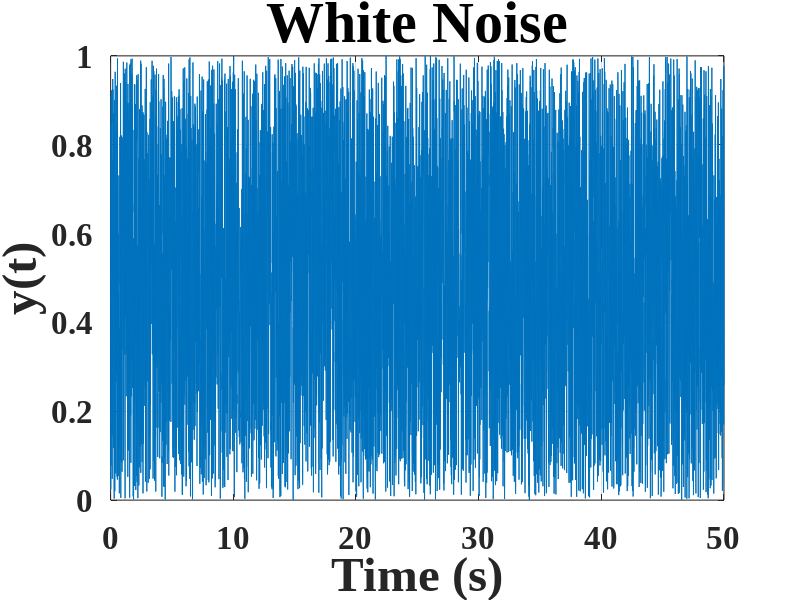
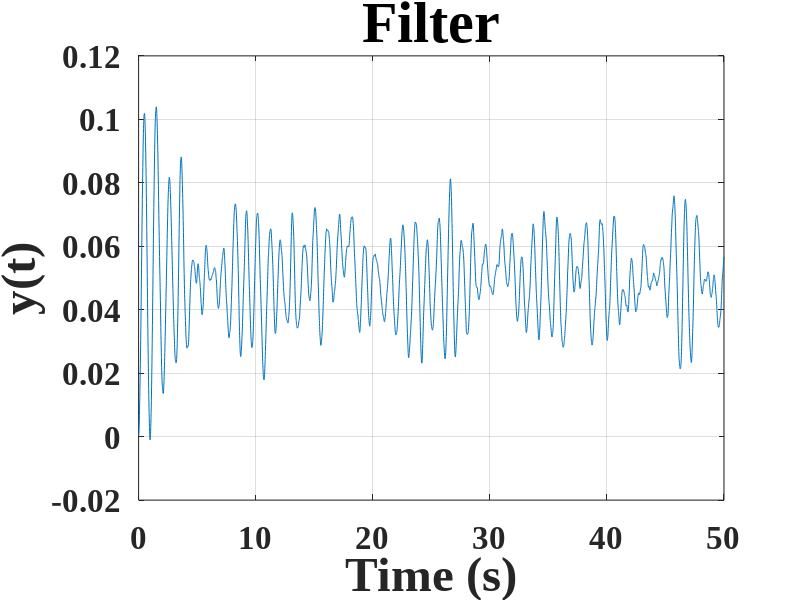
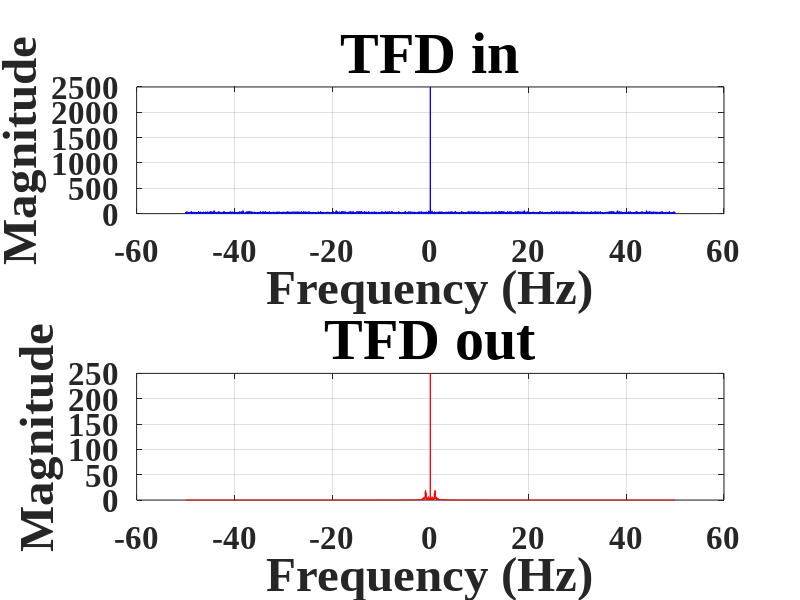

Here is the MATLAB script that generated these plots, in order:
% 4.1
figure(1);

Ts=0.01;
T=50;
t=0:Ts:T;
x1=rand(1,length(t));

plot(t,x1);
set(gca, 'FontName', 'Times New Roman', 'FontWeight', 'bold', 'FontSize', 24);
set(gca, 'XGrid', 'on');
set(gca, 'YGrid', 'on');
title('White Noise', 'FontSize', 42);
xlabel('Time (s)', 'FontSize', 35);
ylabel('y(t)', 'FontSize', 35);

% 4.2
figure(2);

a=0;
b=0;
om0=2*pi;
dz=0.05;
A=1;
oms=om0*Ts;
a(1)=1+2*dz*oms+oms^2;
a(2)=-2*(1+dz*oms);
a(3)=1;
b(1)=A*2*dz*oms^2;
y1=filter(b,a,x1);

plot(t,y1);
set(gca, 'FontName', 'Times New Roman', 'FontWeight', 'bold', 'FontSize', 24);
set(gca, 'XGrid', 'on');
set(gca, 'YGrid', 'on');
title('Filter', 'FontSize', 42);
xlabel('Time (s)', 'FontSize', 35);
ylabel('y(t)', 'FontSize', 35);

% 4.3
figure(3);

df = 1 / T;
Fmax = 1 / Ts;
f = -Fmax / 2:df:Fmax / 2;
Fu1 = fft(x1);
Fu2 = fft(y1);
Fu1p = fftshift(Fu1);
Fu2p = fftshift(Fu2);
m = abs(Fu1p);
m1 = abs(Fu2p);

subplot(2, 1, 1);
plot(f, m, 'b');
set(gca, 'FontName', 'Times New Roman', 'FontWeight', 'bold', 'FontSize', 24);
set(gca, 'XGrid', 'on');
set(gca, 'YGrid', 'on');
title('TFD in', 'FontSize', 42);
xlabel('Frequency (Hz)', 'FontSize', 35);
ylabel('Magnitude', 'FontSize', 35);

subplot(2, 1, 2);
plot(f, m1, 'r');

set(gca, 'FontName', 'Times New Roman', 'FontWeight', 'bold', 'FontSize', 24);
set(gca, 'XGrid', 'on');
set(gca, 'YGrid', 'on');
title('TFD out', 'FontSize', 42);
xlabel('Frequency (Hz)', 'FontSize', 35);
ylabel('Magnitude', 'FontSize', 35);


